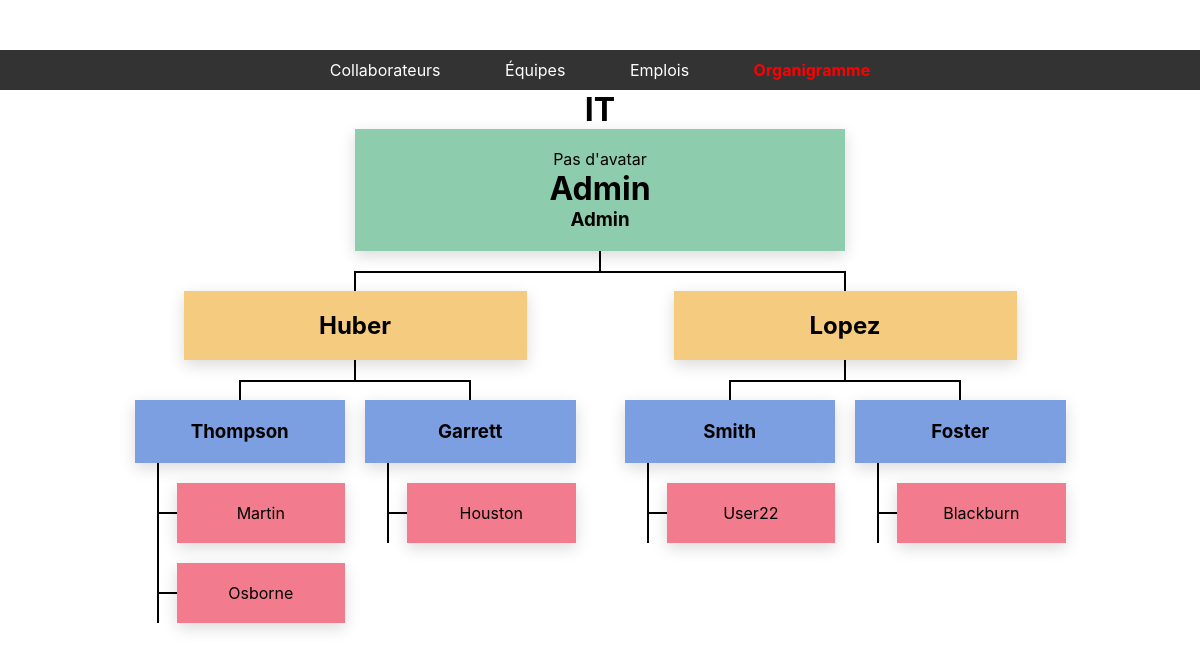
Screenshot of /organigramme/ with the database file from the repository.
### corpoman/models.py (models this page shows, shortened)
class Collaborateur(models.Model):
    user = models.OneToOneField(User, on_delete=models.CASCADE, related_name='collaborateur', editable=False, null=True)
    prenom = models.CharField(max_length=100, verbose_name="Prénom")
    nom = models.CharField(max_length=100, verbose_name="Nom")
    avatar = models.ImageField(upload_to='avatars/', null=True, blank=True, validators=[validate_avatar])
    matricule = models.CharField(max_length=11, unique=True, default=generate_matricule, verbose_name="Matricule",
                                 editable=False)
    date_naissance = models.DateField(verbose_name="Date de naissance")
    GENRE_CHOICES = (
        ('M', 'Masculin'),
        ('F', 'Féminin'),
    )
    genre = models.CharField(max_length=10, choices=GENRE_CHOICES, verbose_name="Genre")
    nationalite = models.CharField(max_length=100, verbose_name="Nationalité")
    numero_telephone = models.CharField(max_length=20, verbose_name="Numéro de téléphone")
    adresse = models.CharField(max_length=255, verbose_name="Adresse")
    ville = models.CharField(max_length=100, verbose_name="Ville")
    code_postal = models.CharField(max_length=20, verbose_name="Code postal")
    departement = models.CharField(max_length=100, verbose_name="Département")
    pays = models.CharField(max_length=100, verbose_name="Pays")
    contact_urgence_nom = models.CharField(max_length=100,
                                           verbose_name="Nom de la personne à contacter en cas d'urgence")
    contact_urgence_telephone = models.CharField(max_length=20,
                                                 verbose_name="Téléphone de la personne à contacter en cas d'urgence")
    email_personnel = models.EmailField(verbose_name="Email Personnel")
    email_professionnel = models.EmailField(verbose_name="Email Professionnel")
    entite_juridique = models.ForeignKey('EntiteJuridique', on_delete=models.CASCADE,
                                         verbose_name="Entité Juridique associée à l'employé")
    date_anciennete = models.DateField(verbose_name="Date d'ancienneté")
    lieu_travail = models.ForeignKey('LieuTravail', on_delete=models.CASCADE, verbose_name="Lieu de travail")
    politique_conges = models.ForeignKey('PolitiqueAbsences', on_delete=models.CASCADE,
                                         verbose_name="Politique de congés")
    Equipe = models.ForeignKey('Equipe', on_delete=models.CASCADE, verbose_name="Équipe")
    contrat = models.ForeignKey('Contrat', on_delete=models.CASCADE, verbose_name="Contrat")
    emploi = models.ForeignKey('Emploi', on_delete=models.CASCADE, verbose_name="Emploi")
    manager = models.ForeignKey('self', on_delete=models.CASCADE, null=True, blank=True, verbose_name="Manager",
                                related_name='subordonnes')
    class Meta:
        verbose_name = "Collaborateur"
        verbose_name_plural = "Collaborateurs"

class Equipe(models.Model):
    nom = models.CharField(max_length=100, verbose_name="Nom")
    description = models.TextField(verbose_name="Description")
    responsable = models.ForeignKey('Collaborateur', on_delete=models.CASCADE, verbose_name="Manager/Responsable",
                                    null=True)
    class Meta:
        verbose_name = "Équipe"
        verbose_name_plural = "Équipes"
    def __str__(self):
        return self.nom

### corpoman/views.py (the view)
# urls.py: path('organigramme/', organization_chart, name='organigramme'),
def organization_chart(request):
    ids_collaborateurs_archives = ArchiveCollaborateur.objects.values_list('id', flat=True)
    top_level_collaborateurs = Collaborateur.objects.filter(manager=None).exclude(id__in=ids_collaborateurs_archives)
    org_charts = []
    for collaborateur in top_level_collaborateurs:
        org_charts.append(create_organization_chart(collaborateur))
    return render(request, 'organization_chart.html', {'org_charts': org_charts})

### corpoman/views.py (called while the page is built)
def create_organization_chart(collaborateur):
    ids_collaborateurs_archives = ArchiveCollaborateur.objects.values_list('id', flat=True)
    chart = {'collaborateur': collaborateur, 'subordinates': []}
    subordinates = Collaborateur.objects.filter(manager=collaborateur).exclude(id__in=ids_collaborateurs_archives)
    for subordinate in subordinates:
        chart['subordinates'].append(create_organization_chart(subordinate))
    return chart

### corpoman/templates/organization_chart.html (shortened to what this page needs)
{% load static %}
<!DOCTYPE html>
<html lang="en">
<head>
</head>
<body>
    <div class="navbarCollaborateurs">
        <ul>
            <li><a href="{% url 'liste_collaborateurs' %}" class="{% if request.path == '/collaborateurs/' %}active{% endif %}">Collaborateurs</a></li>
            <li><a href="{% url 'equipes-list' %}" class="{% if 'equipes' in request.path %}active{% endif %}">Équipes</a></li>
            <li><a href="{% url 'emploi-list' %}" class="{% if 'emplois' in request.path %}active{% endif %}">Emplois</a></li>
            <li><a href="{% url 'organigramme' %}" class="{% if 'organigramme' in request.path %}active{% endif %}">Organigramme</a></li>
        </ul>
    </div>
    <div class="container">
        {% for org_chart in org_charts %}
        <h1>{{ org_chart.collaborateur.Equipe }}</h1>
          <div class="level-1 rectangle">
            {% if org_chart.collaborateur.avatar %}
                    <img src="{{ org_chart.collaborateur.avatar.url }}" alt="Avatar" height="50px">
                {% else %}
                    Pas d'avatar
                {% endif %}
            <h1>{{ org_chart.collaborateur.nom }}</h1>
            <h3>{{ org_chart.collaborateur.prenom }}</h3>
        </div>
          <ol class="level-2-wrapper">
            {% for subordinate_1 in org_chart.subordinates %}
              <li>
                <h2 class="level-2 rectangle">{{ subordinate_1.collaborateur.nom }}</h2>
                <ol class="level-3-wrapper">
                  {% for subordinate_2 in subordinate_1.subordinates %}
                    <li>
                      <h3 class="level-3 rectangle">{{ subordinate_2.collaborateur.nom }}</h3>
                      <ol class="level-4-wrapper">
                        {% for subordinate_3 in subordinate_2.subordinates %}
                          <li>
                            <h4 class="level-4 rectangle">{{ subordinate_3.collaborateur.nom }}</h4>
                          </li>
                        {% endfor %}
                      </ol>
                    </li>
                  {% endfor %}
                </ol>
              </li>
            {% endfor %}
          </ol>
        {% endfor %}
      </div>
</body>
</html>

### corpoman/templates/organization_chart.html (style rules this page uses)
:root { --level-1: #8dccad; --level-2: #f5cc7f; --level-3: #7b9fe0; --level-4: #f27c8d; --black: black; }
* { padding: 0; margin: 0; box-sizing: border-box; }
ol { list-style: none; }
body { margin: 50px 0 100px; text-align: center; font-family: "Inter", sans-serif; }
.container { max-width: 1000px; padding: 0 10px; margin: 0 auto; }
.rectangle { position: relative; padding: 20px; box-shadow: 0 5px 15px rgba(0, 0, 0, 0.15); }
.level-1 { width: 50%; margin: 0 auto 40px; background: var(--level-1); }
.level-1::before { content: ""; position: absolute; top: 100%; left: 50%; transform: translateX(-50%); width: 2px; height: 20px; background: var(--black); }
.level-2-wrapper { position: relative; display: grid; grid-template-columns: repeat(2, 1fr); }
.level-2-wrapper::before { content: ""; position: absolute; top: -20px; left: 25%; width: 50%; height: 2px; background: var(--black); }
.level-2-wrapper::after { display: none; content: ""; position: absolute; left: -20px; bottom: -20px; width: calc(100% + 20px); height: 2px; background: var(--black); }
.level-2-wrapper li { position: relative; }
.level-2-wrapper > li::before { content: ""; position: absolute; bottom: 100%; left: 50%; transform: translateX(-50%); width: 2px; height: 20px; background: var(--black); }
.level-2 { width: 70%; margin: 0 auto 40px; background: var(--level-2); }
.level-2::before { content: ""; position: absolute; top: 100%; left: 50%; transform: translateX(-50%); width: 2px; height: 20px; background: var(--black); }
.level-2::after { display: none; content: ""; position: absolute; top: 50%; left: 0%; transform: translate(-100%, -50%); width: 20px; height: 2px; background: var(--black); }
.level-3-wrapper { position: relative; display: grid; grid-template-columns: repeat(2, 1fr); grid-column-gap: 20px; width: 90%; margin: 0 auto; }
.level-3-wrapper::before { content: ""; position: absolute; top: -20px; left: calc(25% - 5px); width: calc(50% + 10px); height: 2px; background: var(--black); }
.level-3-wrapper > li::before { content: ""; position: absolute; top: 0; left: 50%; transform: translate(-50%, -100%); width: 2px; height: 20px; background: var(--black); }
.level-3 { margin-bottom: 20px; background: var(--level-3); }
.level-4-wrapper { position: relative; width: 80%; margin-left: auto; }
.level-4-wrapper::before { content: ""; position: absolute; top: -20px; left: -20px; width: 2px; height: calc(100% + 20px); background: var(--black); }
.level-4-wrapper li + li { margin-top: 20px; }
.level-4 { font-weight: normal; background: var(--level-4); }
.level-4::before { content: ""; position: absolute; top: 50%; left: 0%; transform: translate(-100%, -50%); width: 20px; height: 2px; background: var(--black); }
.navbarCollaborateurs { background-color: #333; color: #fff; padding: 10px 0; }
.navbarCollaborateurs ul { list-style-type: none; margin: 0; padding: 0; text-align: center; }
.navbarCollaborateurs ul li { display: inline-block; margin-right: 20px; }
.navbarCollaborateurs ul li:last-child { margin-right: 0; }
.navbarCollaborateurs ul li a { color: #fff; text-decoration: none; padding: 10px 20px; }
.navbarCollaborateurs ul li a.active { font-weight: bold; color: #ff0000; }

### rows the page displays
Collaborateur: collaborateur.Equipe "IT", avatar "Pas d'avatar", collaborateur.nom "Admin", collaborateur.prenom "Admin"
Collaborateur: collaborateur.nom "Huber"
Collaborateur: collaborateur.nom "Thompson"
Collaborateur: collaborateur.nom "Martin"
Collaborateur: collaborateur.nom "Osborne"
Collaborateur: collaborateur.nom "Garrett"
Collaborateur: collaborateur.nom "Houston"
Collaborateur: collaborateur.nom "Lopez"
Collaborateur: collaborateur.nom "Smith"
Collaborateur: collaborateur.nom "User22"
Collaborateur: collaborateur.nom "Foster"
Collaborateur: collaborateur.nom "Blackburn"
